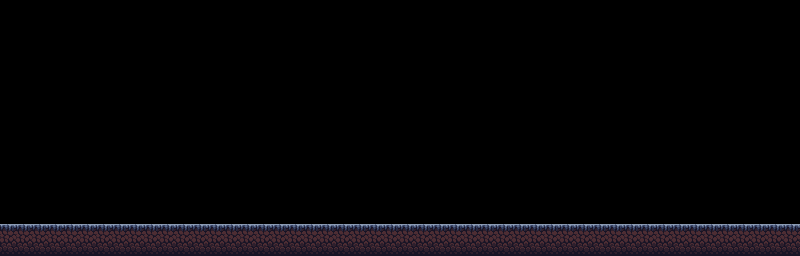

Below is a game level as drawn by its tile map, then a one-line description and the .tmx file that defines it, in full:
An orthogonal 50x16 tile map with 16x16 px tiles, 1 tile layer (Tiles) and 1 object.

<map version="1.9" tiledversion="1.9.2" orientation="orthogonal" renderorder="right-down" width="50" height="16" tilewidth="16" tileheight="16" infinite="0" nextlayerid="4" nextobjectid="8">
 <tileset firstgid="1" source="Textures-16.tsx" />
 <layer id="1" name="Tiles" width="50" height="16">
  <data encoding="csv">
0,0,0,0,0,0,0,0,0,0,0,0,0,0,0,0,0,0,0,0,0,0,0,0,0,0,0,0,0,0,0,0,0,0,0,0,0,0,0,0,0,0,0,0,0,0,0,0,0,0,
0,0,0,0,0,0,0,0,0,0,0,0,0,0,0,0,0,0,0,0,0,0,0,0,0,0,0,0,0,0,0,0,0,0,0,0,0,0,0,0,0,0,0,0,0,0,0,0,0,0,
0,0,0,0,0,0,0,0,0,0,0,0,0,0,0,0,0,0,0,0,0,0,0,0,0,0,0,0,0,0,0,0,0,0,0,0,0,0,0,0,0,0,0,0,0,0,0,0,0,0,
0,0,0,0,0,0,0,0,0,0,0,0,0,0,0,0,0,0,0,0,0,0,0,0,0,0,0,0,0,0,0,0,0,0,0,0,0,0,0,0,0,0,0,0,0,0,0,0,0,0,
0,0,0,0,0,0,0,0,0,0,0,0,0,0,0,0,0,0,0,0,0,0,0,0,0,0,0,0,0,0,0,0,0,0,0,0,0,0,0,0,0,0,0,0,0,0,0,0,0,0,
0,0,0,0,0,0,0,0,0,0,0,0,0,0,0,0,0,0,0,0,0,0,0,0,0,0,0,0,0,0,0,0,0,0,0,0,0,0,0,0,0,0,0,0,0,0,0,0,0,0,
0,0,0,0,0,0,0,0,0,0,0,0,0,0,0,0,0,0,0,0,0,0,0,0,0,0,0,0,0,0,0,0,0,0,0,0,0,0,0,0,0,0,0,0,0,0,0,0,0,0,
0,0,0,0,0,0,0,0,0,0,0,0,0,0,0,0,0,0,0,0,0,0,0,0,0,0,0,0,0,0,0,0,0,0,0,0,0,0,0,0,0,0,0,0,0,0,0,0,0,0,
0,0,0,0,0,0,0,0,0,0,0,0,0,0,0,0,0,0,0,0,0,0,0,0,0,0,0,0,0,0,0,0,0,0,0,0,0,0,0,0,0,0,0,0,0,0,0,0,0,0,
0,0,0,0,0,0,0,0,0,0,0,0,0,0,0,0,0,0,0,0,0,0,0,0,0,0,0,0,0,0,0,0,0,0,0,0,0,0,0,0,0,0,0,0,0,0,0,0,0,0,
0,0,0,0,0,0,0,0,0,0,0,0,0,0,0,0,0,0,0,0,0,0,0,0,0,0,0,0,0,0,0,0,0,0,0,0,0,0,0,0,0,0,0,0,0,0,0,0,0,0,
0,0,0,0,0,0,0,0,0,0,0,0,0,0,0,0,0,0,0,0,0,0,0,0,0,0,0,0,0,0,0,0,0,0,0,0,0,0,0,0,0,0,0,0,0,0,0,0,0,0,
0,0,0,0,0,0,0,0,0,0,0,0,0,0,0,0,0,0,0,0,0,0,0,0,0,0,0,0,0,0,0,0,0,0,0,0,0,0,0,0,0,0,0,0,0,0,0,0,0,0,
0,0,0,0,0,0,0,0,0,0,0,0,0,0,0,0,0,0,0,0,0,0,0,0,0,0,0,0,0,0,0,0,0,0,0,0,0,0,0,0,0,0,0,0,0,0,0,0,0,0,
10,10,10,10,10,10,10,10,10,10,10,10,10,10,10,10,10,10,10,10,10,10,10,10,10,10,10,10,10,10,10,10,10,10,10,10,10,10,10,10,10,10,10,10,10,10,10,10,10,10,
74,74,74,74,74,74,74,74,74,74,74,74,74,74,74,74,74,74,74,74,74,74,74,74,74,74,74,74,74,74,74,74,74,74,74,74,74,74,74,74,74,74,74,74,74,74,74,74,74,74
</data>
 </layer>
 <objectgroup id="3" name="Spawnables" />
 <objectgroup id="2" name="Platforms">
  <object id="7" x="0" y="224" width="800" height="32" />
 </objectgroup>
</map>
